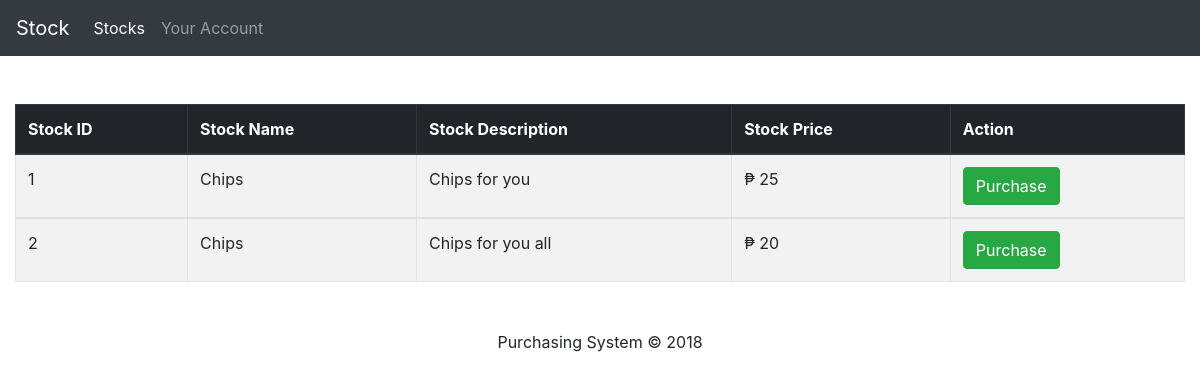
The page /stocks/stock_main.php (signed in) on the database its author committed.
### tables this page shows
CREATE TABLE `stocks` (
  `stock_id` int(11) NOT NULL,
  `supplier_id` int(11) NOT NULL,
  `stock_name` varchar(45) NOT NULL,
  `stock_quantity` int(11) NOT NULL,
  `stock_price` float NOT NULL,
  `stock_description` varchar(45) NOT NULL,
  `createdDate` datetime NOT NULL,
  `updatedDate` datetime NOT NULL
);

### stocks/stock_main.php (the view, shortened to what this page needs)
<?php
	include '../db_connection/config.php';
?>
<!DOCTYPE html>
<html>
<head>
	<link rel="stylesheet" type="text/css" href="../assets/css/bootstrap.css">
</head>
<body>
	<header>
		<nav class="navbar navbar-expand-lg navbar-dark bg-dark">
			<a class="navbar-brand" href="">Stock</a>
			<div class="collapse navbar-collapse">
				<ul class="navbar-nav">
					<li class="nav-item">
						<a class="nav-link active" href="stock_main.php">Stocks</a>
					</li>
					<li class="nav-item">
						<a class="nav-link" href="../public/main.php">Your Account</a>
					</li>
				</ul>
			</div>
		</nav>
	</header>
	<main>
		<div class="container-fluid mt-5">
			<?php
				$sql = "SELECT * FROM stocks";
				$result = mysqli_query($conn, $sql);
			?>
			<table class="table table-striped table-bordered">
				<thead class="thead-dark">
					<tr>
						<th>Stock ID</th>
						<th>Stock Name</th>
						<th>Stock Description</th>
						<th>Stock Price</th>
						<th>Action</th>
					</tr>
				</thead>
				<?php while($row = $result->fetch_assoc()) { ?>
				<tbody>
					<tr>
						<td><?php echo $row['stock_id']; ?></td>
						<td><?php echo $row['stock_name']; ?></td>
						<td><?php echo $row['stock_description']; ?></td>
						<td>₱ <?php echo $row['stock_price']; ?></td>
						<td>
							<a class="btn btn-success" data-toggle="modal" href="#purchaseModal">Purchase</a>
						</td>
					</tr>
				</tbody>
				<?php } ?>
			</table>
		</div>
	</main>
	<footer class="footer mt-5">
		<?php include '../includes/footer.php'; ?>
	</footer>
</body>
</html>

### rows shown on the page
stocks: stock_id "1", stock_name "Chips", stock_description "Chips for you", stock_price "25"
stocks: stock_id "2", stock_name "Chips", stock_description "Chips for you all", stock_price "20"
